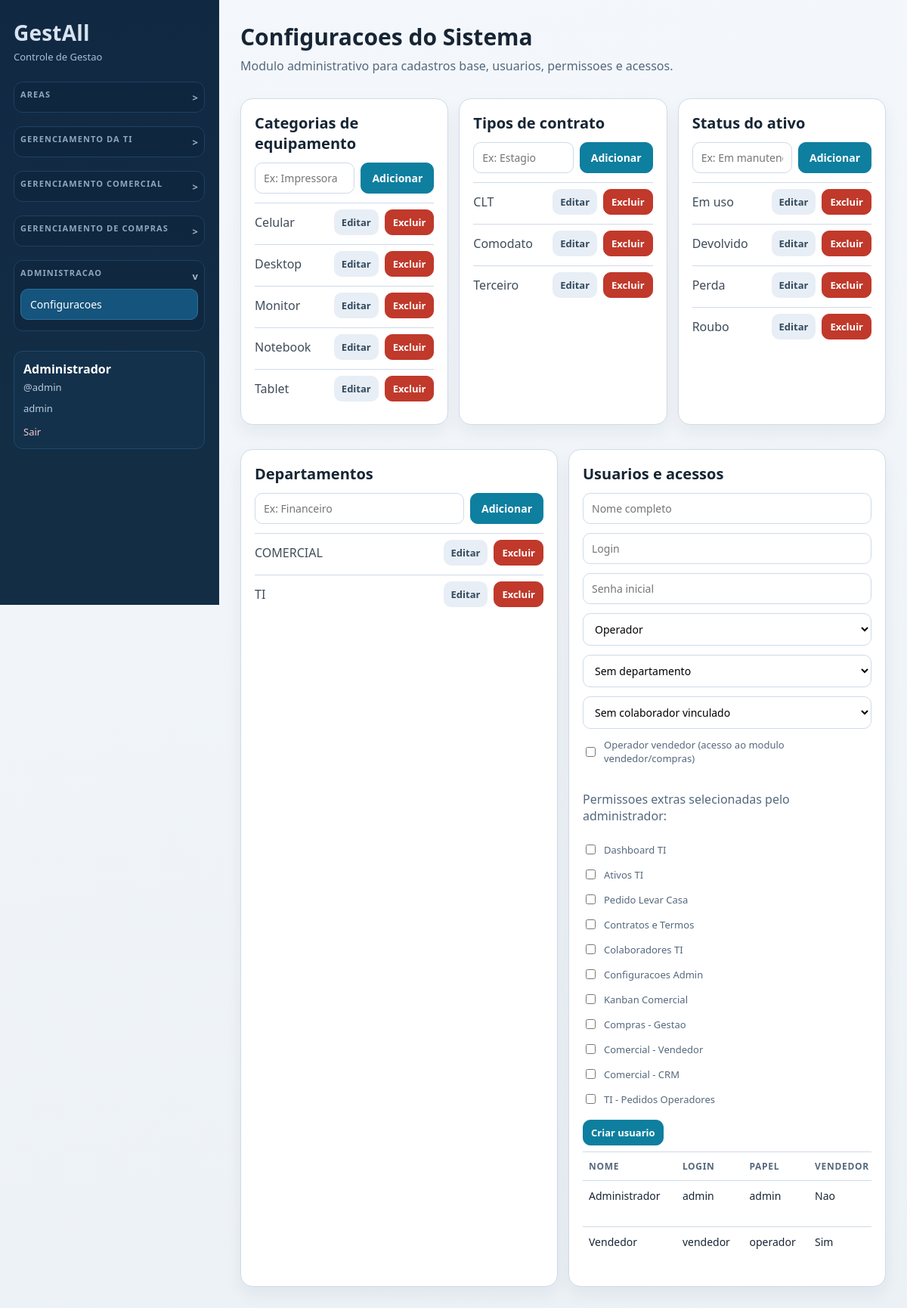
/index.php?r=settings (signed in), run on the app's committed database.
### tables this page shows
CREATE TABLE users (
                id INTEGER PRIMARY KEY AUTOINCREMENT,
                username TEXT NOT NULL UNIQUE,
                password_hash TEXT NOT NULL,
                name TEXT NOT NULL,
                created_at TEXT NOT NULL DEFAULT CURRENT_TIMESTAMP
            , role TEXT NOT NULL DEFAULT 'admin', department_id INTEGER, staff_id INTEGER, is_seller INTEGER NOT NULL DEFAULT 0);

CREATE TABLE equipment_categories (
                id INTEGER PRIMARY KEY AUTOINCREMENT,
                name TEXT NOT NULL UNIQUE,
                created_at TEXT NOT NULL DEFAULT CURRENT_TIMESTAMP
            );

CREATE TABLE contract_types (
                id INTEGER PRIMARY KEY AUTOINCREMENT,
                name TEXT NOT NULL UNIQUE,
                created_at TEXT NOT NULL DEFAULT CURRENT_TIMESTAMP
            );

CREATE TABLE asset_statuses (
                id INTEGER PRIMARY KEY AUTOINCREMENT,
                name TEXT NOT NULL UNIQUE,
                sort_order INTEGER NOT NULL DEFAULT 100,
                created_at TEXT NOT NULL DEFAULT CURRENT_TIMESTAMP
            );

CREATE TABLE departments (
                id INTEGER PRIMARY KEY AUTOINCREMENT,
                name TEXT NOT NULL UNIQUE,
                created_at TEXT NOT NULL DEFAULT CURRENT_TIMESTAMP
            );

### app/Views/ti/settings.php (the view, shortened to what the rows shown need)
<section class="page-head">
    <h1>Configuracoes do Sistema</h1>
</section>
<section class="card-grid triple">
    <article class="card">
        <h2>Categorias de equipamento</h2>
        <ul class="simple-list stack-list">
            <?php foreach ($categories as $category): ?>
                <li class="stack-item">
                    <span><?= htmlspecialchars($category['name']) ?></span>
                    <div class="actions-inline">
                        <a class="btn btn-muted" href="index.php?r=settings&category_edit=<?= (int) $category['id'] ?>">Editar</a>
                        <form method="post" action="index.php?r=settings.categories.delete" onsubmit="return confirm('Deseja excluir esta categoria?');">
                            <button class="btn-danger" type="submit">Excluir</button>
                        </form>
                    </div>
                </li>
            <?php endforeach; ?>
        </ul>
    </article>
    <article class="card">
        <h2>Tipos de contrato</h2>
        <ul class="simple-list stack-list">
            <?php foreach ($contractTypes as $contractType): ?>
                <li class="stack-item">
                    <span><?= htmlspecialchars($contractType['name']) ?></span>
                    <div class="actions-inline">
                        <a class="btn btn-muted" href="index.php?r=settings&contract_edit=<?= (int) $contractType['id'] ?>">Editar</a>
                        <form method="post" action="index.php?r=settings.contract-types.delete" onsubmit="return confirm('Deseja excluir este tipo de contrato?');">
                            <button class="btn-danger" type="submit">Excluir</button>
                        </form>
                    </div>
                </li>
            <?php endforeach; ?>
        </ul>
    </article>
    <article class="card">
        <h2>Status do ativo</h2>
        <ul class="simple-list stack-list">
            <?php foreach ($statuses as $status): ?>
                <li class="stack-item">
                    <span><?= htmlspecialchars($status['name']) ?></span>
                    <div class="actions-inline">
                        <a class="btn btn-muted" href="index.php?r=settings&status_edit=<?= (int) $status['id'] ?>">Editar</a>
                        <form method="post" action="index.php?r=settings.statuses.delete" onsubmit="return confirm('Deseja excluir este status?');">
                            <button class="btn-danger" type="submit">Excluir</button>
                        </form>
                    </div>
                </li>
            <?php endforeach; ?>
        </ul>
    </article>
</section>
<section class="card-grid">
    <article class="card">
        <h2>Departamentos</h2>
        <ul class="simple-list stack-list">
            <?php foreach ($departments as $department): ?>
                <li class="stack-item">
                    <span><?= htmlspecialchars((string) $department['name']) ?></span>
                    <div class="actions-inline">
                        <a class="btn btn-muted" href="index.php?r=settings&department_edit=<?= (int) $department['id'] ?>">Editar</a>
                        <form method="post" action="index.php?r=settings.departments.delete" onsubmit="return confirm('Deseja excluir este departamento?');">
                            <button class="btn-danger" type="submit">Excluir</button>
                        </form>
                    </div>
                </li>
            <?php endforeach; ?>
        </ul>
    </article>
    <article class="card">
        <h2>Usuarios e acessos</h2>
        <div class="table-wrap">
            <table>
                <thead>
                    <tr>
                        <th>Nome</th>
                        <th>Login</th>
                        <th>Papel</th>
                        <th>Vendedor</th>
                    </tr>
                </thead>
                <tbody>
                    <?php foreach ($users as $row): ?>
                        <tr>
                            <td><?= htmlspecialchars((string) $row['name']) ?></td>
                            <td><?= htmlspecialchars((string) $row['username']) ?></td>
                            <td><?= htmlspecialchars((string) $row['role']) ?></td>
                            <td><?= (int) ($row['is_seller'] ?? 0) === 1 ? 'Sim' : 'Nao' ?></td>
                        </tr>
                    <?php endforeach; ?>
                </tbody>
            </table>
        </div>
    </article>
</section>

### app/Views/partials/header.php (shortened to what the rows shown need)
<?php
$user = Auth::user();
$hideMenu = $hideMenu ?? false;
?>
<!doctype html>
<html lang="pt-BR">
<head>
    <link rel="stylesheet" href="assets/style.css">
</head>
<body>
<div class="layout">
    <?php if (!$hideMenu): ?>
        <aside class="sidebar" id="sidebar">
            <?php if ($user): ?>
                <div class="user-box">
                    <p class="user-name"><?= htmlspecialchars($user['name']) ?></p>
                    <p class="user-login">@<?= htmlspecialchars($user['username']) ?></p>
                    <p class="user-login"><?= htmlspecialchars((string) ($user['role'] ?? '')) ?><?= !empty($user['department_name']) ? ' - ' . htmlspecialchars((string) $user['department_name']) : '' ?></p>
                    <a class="logout-link" href="index.php?r=logout">Sair</a>
                </div>
            <?php endif; ?>
        </aside>
    <?php endif; ?>
    <main class="content">

### data on the page
users: name "Administrador", username "admin", role "admin", is_seller "Nao"
equipment_categories: name "Celular"
equipment_categories: name "Desktop"
equipment_categories: name "Monitor"
equipment_categories: name "Notebook"
equipment_categories: name "Tablet"
contract_types: name "CLT"
contract_types: name "Comodato"
contract_types: name "Terceiro"
asset_statuses: name "Em uso"
asset_statuses: name "Devolvido"
asset_statuses: name "Perda"
asset_statuses: name "Roubo"
departments: name "COMERCIAL"
departments: name "TI"
users: name "Vendedor", username "vendedor", role "operador", is_seller "Sim"

### other printed values
$group['label'] "Dashboard TI"
$group['label'] "Ativos TI"
$group['label'] "Pedido Levar Casa"
$group['label'] "Contratos e Termos"
$group['label'] "Colaboradores TI"
$group['label'] "Configuracoes Admin"
$group['label'] "Kanban Comercial"
$group['label'] "Compras - Gestao"
$group['label'] "Comercial - Vendedor"
$group['label'] "Comercial - CRM"
$group['label'] "TI - Pedidos Operadores"
